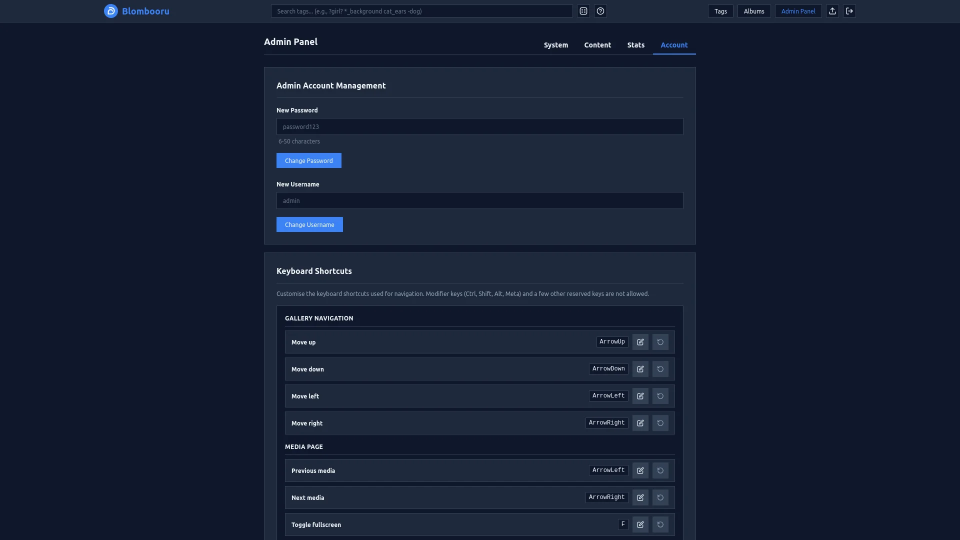
#> input picture .github/images/Admin_Panel_Account.webp, 1920 x 1080 px (shown at 1/2 size)
$ python -i perceptual_hash.py   (imports and definitions only)
#> lines starting #> are read from the running program, lines starting #| are printed output that depends on the picture
import re
from pathlib import Path
from typing import Optional

import cv2
import numpy as np
from PIL import Image, ImageOps

from ..enums import FileTypeEnum
from . import image_plugins
from .logger import logger

PHASH_BITS = 256
PHASH_HEX_LENGTH = PHASH_BITS // 4
_PRE_SCALE_LIMIT = 512
_DCT_SIZE = 64
_BLOCK = 16
_UINT256_MASK = (1 << PHASH_BITS) - 1
_MIRROR_X_MASK = int("aaaa" * _BLOCK, 16)
_MIN_COEFFICIENT_SPREAD = 10.0
_HEX_RE = re.compile(rf"^[0-9a-fA-F]{{{PHASH_HEX_LENGTH}}}$")

def phash_to_hex(value: int) -> str:
    """Format a 256-bit PDQ perceptual hash as a 64-character lowercase hex string."""
    return f"{int(value) & _UINT256_MASK:0{PHASH_HEX_LENGTH}x}"

# [13 lines left out: functions phash_from_hex, phash_to_words, not called in this run]

def mirror_phash(value: int) -> int:
    """Return the horizontally mirrored 256-bit PDQ hash via odd-column DCT parity."""
    return (int(value) ^ _MIRROR_X_MASK) & _UINT256_MASK

def hamming_distance(a: int, b: int) -> int:
    """Bitwise Hamming distance between two 256-bit PDQ hashes."""
    return ((int(a) ^ int(b)) & _UINT256_MASK).bit_count()

def mirror_hamming_distance(a: int, b: int) -> int:
    """Closest Hamming distance between two 256-bit PDQ hashes, accounting for horizontal mirroring."""
    return min(hamming_distance(a, b), hamming_distance(mirror_phash(a), b))

def similarity_percent(distance: int) -> float:
    """Express a 256-bit Hamming distance as a 0-100 similarity score."""
    return round((1.0 - distance / PHASH_BITS) * 100.0, 1)

def _flatten_alpha(img: Image.Image) -> Image.Image:
    has_alpha = (
        img.mode in ("RGBA", "LA", "PA")
        or (img.mode == "P" and "transparency" in img.info)
        or "transparency" in img.info
    )
    if not has_alpha:
        return img
    rgba = img.convert("RGBA")
    background = Image.new("RGBA", rgba.size, (255, 255, 255, 255))
    return Image.alpha_composite(background, rgba)

def _trim_uniform_borders(grey: Image.Image) -> Image.Image:
    """Trim uniform letterbox, pillarbox, or solid frame bars from the edges of a greyscale image."""
    w, h = grey.size
    if w < 32 or h < 32:
        return grey
    arr = np.asarray(grey)

    def find_seam(lines: np.ndarray, max_trim: int) -> int:
        if lines.shape[0] < 8 or max_trim < 2:
            return 0
        p1_0, p50_0, p99_0 = np.percentile(lines[0], (1, 50, 99))
        if (p99_0 - p1_0) > 8:
            return 0
        bar_val = p50_0
        seam = None
        for chunk_start in range(0, max_trim, 32):
            chunk = lines[chunk_start:min(max_trim, chunk_start + 32)]
            p1, p50, p99 = np.percentile(chunk, (1, 50, 99), axis=1)
            is_bar = ((p99 - p1) <= 8) & (np.abs(p50 - bar_val) <= 6)
            non_bar = np.nonzero(~is_bar)[0]
            if non_bar.size:
                seam = chunk_start + int(non_bar[0])
                break
        if seam is None or seam < 2:
            return 0
        before = lines[max(0, seam - 2)].astype(np.int16)
        seam_line = lines[seam].astype(np.int16)
        start = seam if float(np.mean(np.abs(seam_line - before) >= 10)) >= 0.60 else seam + 1
        end_probe = min(lines.shape[0], start + 5)
        probe = lines[start:end_probe].astype(np.int16)
        if probe.shape[0] == 0:
            return 0
        # Require a persistent full-span canvas boundary so interior line art or gradients are never cropped.
        if float(np.min(np.mean(np.abs(probe - before[None, :]) >= 10, axis=1))) < 0.60:
            return 0
        return start

    max_y = int(h * 0.35)
    max_x = int(w * 0.35)
    top = find_seam(arr[:max_y + 7, :], max_y)
    bottom = find_seam(arr[::-1, :][:max_y + 7, :], max_y)
    left = find_seam(arr[:, :max_x + 7].T, max_x)
    right = find_seam(arr[:, ::-1][:, :max_x + 7].T, max_x)

    if top == 0 and bottom == 0 and left == 0 and right == 0:
        return grey
    if (w - left - right) < max(32, w // 3) or (h - top - bottom) < max(32, h // 3):
        return grey
    return grey.crop((left, top, w - right, h - bottom))

def compute_phash_from_image(img: Image.Image) -> Optional[int]:
    """Compute the 256-bit PDQ perceptual hash of an already decoded Pillow image."""
    img = _flatten_alpha(img)
    grey = img.convert("L")

    # Normalize large images before border trimming and downsampling.
    max_side = max(grey.size)
    if max_side > _PRE_SCALE_LIMIT:
        scale = _PRE_SCALE_LIMIT / max_side
        grey = grey.resize(
            (max(1, round(grey.width * scale)), max(1, round(grey.height * scale))),
            Image.Resampling.BILINEAR,
            reducing_gap=2.0,
        )

    grey = _trim_uniform_borders(grey)
    grey = grey.resize((_DCT_SIZE, _DCT_SIZE), Image.Resampling.LANCZOS, reducing_gap=3.0)
    pixels = np.asarray(grey, dtype=np.float32)

    dct = cv2.dct(pixels)
    block = dct[1:_BLOCK + 1, 1:_BLOCK + 1]

    if float(block.max() - block.min()) < _MIN_COEFFICIENT_SPREAD:
        return None

    # Even-frequency columns (1-based c = 2, 4, ..., 16) are invariant under horizontal reflection and
    # are thresholded at their median. Odd-frequency columns (c = 1, 3, ..., 15) are antisymmetric and
    # thresholded at 0 so that horizontal mirroring is an exact XOR with _MIRROR_X_MASK.
    bits = np.empty((_BLOCK, _BLOCK), dtype=bool)
    bits[:, 1::2] = block[:, 1::2] > np.median(block[:, 1::2])
    bits[:, 0::2] = block[:, 0::2] > 0.0
    return int.from_bytes(np.packbits(bits).tobytes(), "big")

# [60 lines left out: functions _open_image_frame, _read_video_frame, compute_media_phash, not called in this run]

>>> from PIL import Image
>>> picture = Image.open('../../../.github/images/Admin_Panel_Account.webp')
#> picture is the input picture: PIL image 1920x1080 RGB; mean R, G, B 21.6, 30.9, 50.9
>>> result = compute_phash_from_image(picture)
#> in _flatten_alpha, `has_alpha = ( img.mode in ("RGBA", "LA", "PA") or (img.mode == "P" and..`: has_alpha = False
#> in compute_phash_from_image, `grey = img.convert("L")`:
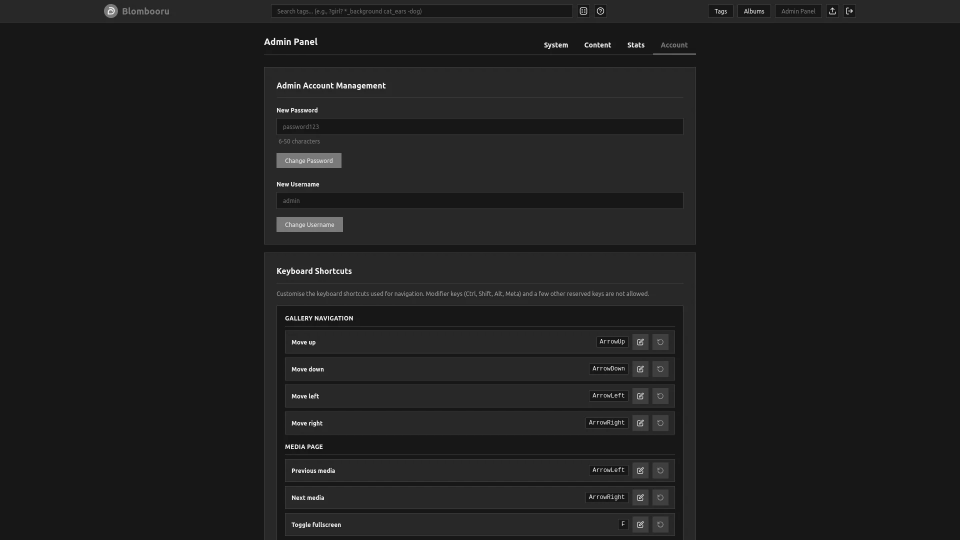
#> grey: PIL image 1920x1080 L (shown at 1/2 size); min 10, max 253, mean 30.5
#> in compute_phash_from_image, `grey = grey.resize( (max(1, round(grey.width * scale)), max(1, round(g..`:
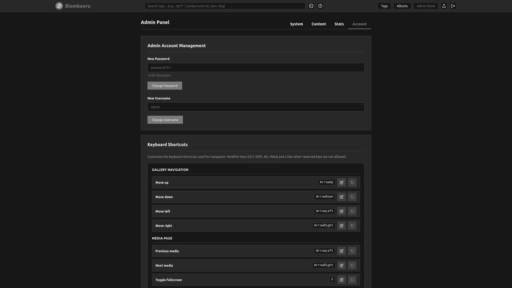
#> grey: PIL image 512x288 L; min 22, max 209, mean 30.5
#> in find_seam, `p1_0, p50_0, p99_0 = np.percentile(lines[0], (1, 50, 99))`: p1_0 = 40
#> the loop in find_seam, `for chunk_start in range(0, max_trim, 32):` made 1 pass
#> seam on pass 1: 3
#> pass 1, in find_seam, `chunk = lines[chunk_start:min(max_trim, chunk_start + 32)]`:
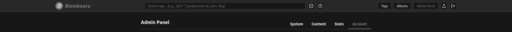
#> chunk: shape (32, 512); min 22, max 190, mean 31
#> in find_seam, `before = lines[max(0, seam - 2)].astype(np.int16)`: before = 512 values, max 44 at index 58, min 40 at index 0, mean 40.02
#> in find_seam, `seam_line = lines[seam].astype(np.int16)`: seam_line = 512 values, max 148 at index 59, min 22 at index 322, mean 33.96
#> in find_seam, `start = seam if float(np.mean(np.abs(seam_line - before) >= 10)) >= 0...`: start = 4
#> in find_seam, `end_probe = min(lines.shape[0], start + 5)`: end_probe = 9
#> in _trim_uniform_borders, `top = find_seam(arr[:max_y + 7, :], max_y)`: top = 0
#> in compute_phash_from_image, `grey = grey.resize((_DCT_SIZE, _DCT_SIZE), Image.Resampling.LANCZOS, r..`:
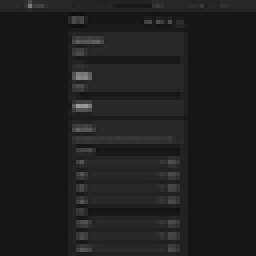
#> grey: PIL image 64x64 L (shown 4 times larger); min 13, max 155, mean 30.6
#> in compute_phash_from_image, `dct = cv2.dct(pixels)`:
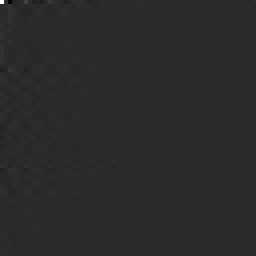
#> dct: shape (64, 64) float32 (shown 4 times larger); min -394.4, max 1955.4, mean 0.6; drawn with min black and max white
#> result = 92012762537018180745205971367855866837985981534482371252803091015217916244451

$ run again, on .github/images/Admin_Panel_Content.webp
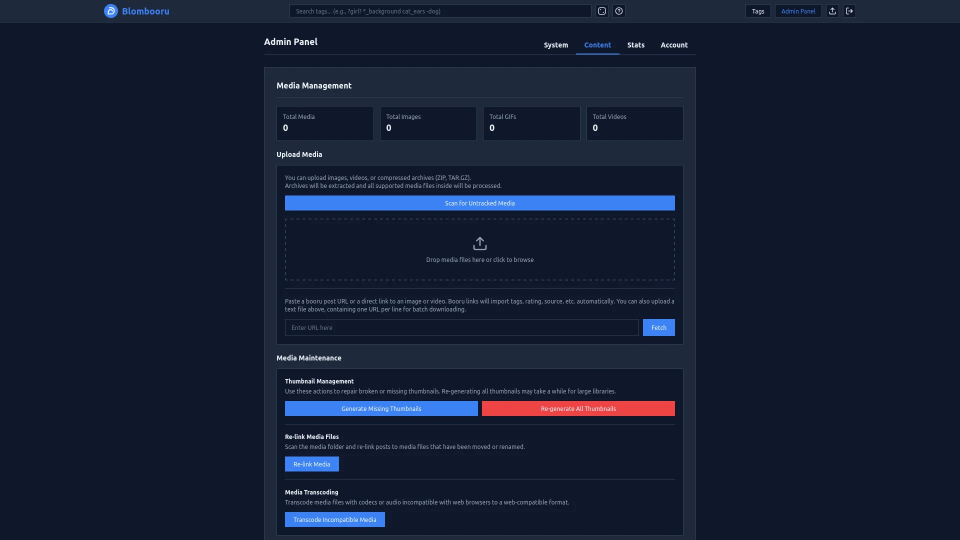
#> input picture .github/images/Admin_Panel_Content.webp, 1920 x 1080 px (shown at 1/2 size)
#> picture is the input picture: PIL image 1920x1080 RGB; mean R, G, B 20.9, 29.9, 51.6
#> has_alpha = False
#> p1_0 = 40
#> the loop in find_seam, `for chunk_start in range(0, max_trim, 32):` made 1 pass
#> seam on pass 1: 3
#> pass 1, in find_seam, `chunk = lines[chunk_start:min(max_trim, chunk_start + 32)]`:
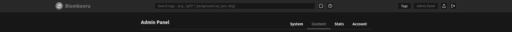
#> chunk: shape (32, 512); min 22, max 190, mean 31
#> before = 512 values, max 44 at index 58, min 40 at index 0, mean 40.02
#> seam_line = 512 values, max 148 at index 59, min 22 at index 445, mean 34.48
#> start = 4
#> end_probe = 9
#> top = 0
#> in compute_phash_from_image, `grey = grey.resize((_DCT_SIZE, _DCT_SIZE), Image.Resampling.LANCZOS, r..`:
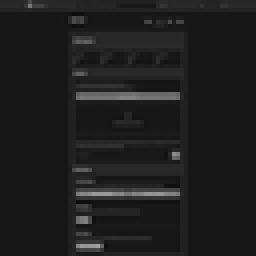
#> grey: PIL image 64x64 L (shown 4 times larger); min 13, max 160, mean 29.8
#> result = 51478514264490004760631041508428346558057945684842759161376194065663330563218

$ run again, on .github/images/Admin_Panel_System.webp
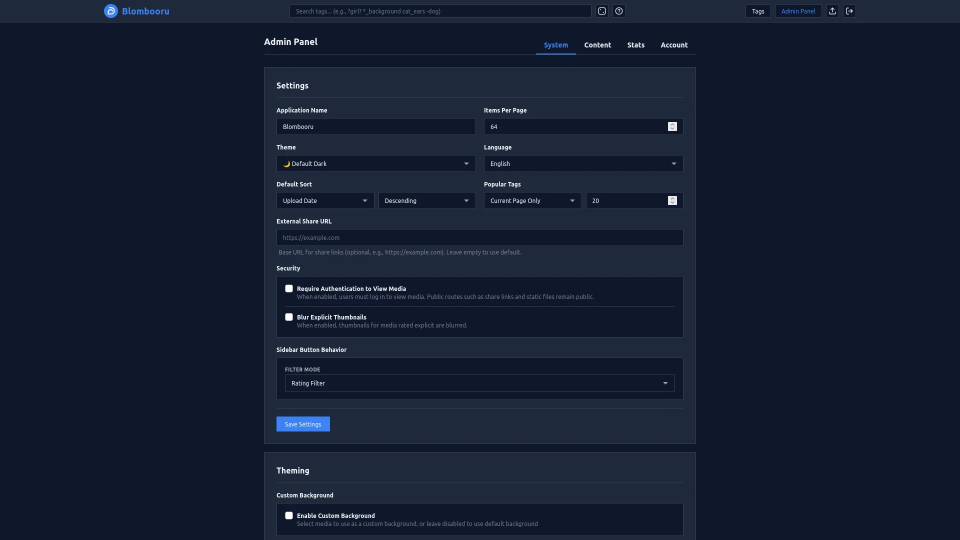
#> input picture .github/images/Admin_Panel_System.webp, 1920 x 1080 px (shown at 1/2 size)
#> picture is the input picture: PIL image 1920x1080 RGB; mean R, G, B 20.8, 29.8, 49.6
#> has_alpha = False
#> p1_0 = 40
#> the loop in find_seam, `for chunk_start in range(0, max_trim, 32):` made 1 pass
#> seam on pass 1: 3
#> pass 1, in find_seam, `chunk = lines[chunk_start:min(max_trim, chunk_start + 32)]`:
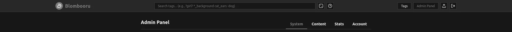
#> chunk: shape (32, 512); min 22, max 190, mean 31
#> before = 512 values, max 44 at index 58, min 40 at index 0, mean 40.02
#> seam_line = 512 values, max 148 at index 59, min 22 at index 445, mean 34.48
#> start = 4
#> end_probe = 9
#> top = 0
#> in compute_phash_from_image, `grey = grey.resize((_DCT_SIZE, _DCT_SIZE), Image.Resampling.LANCZOS, r..`:
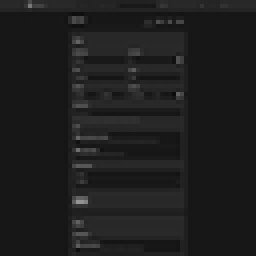
#> grey: PIL image 64x64 L (shown 4 times larger); min 11, max 148, mean 29.4
#> result = 51350544843674551657776834919109180574683393229823915030589035941394625867975
